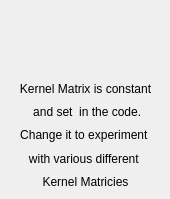
   <widget class="QWidget" name="filter2d_tab">
    <attribute name="title">
     <string>Filter2D</string>
    </attribute>
    <widget class="QWidget" name="layoutWidget">
     <property name="geometry">
      <rect>
       <x>10</x>
       <y>80</y>
       <width>151</width>
       <height>110</height>
      </rect>
     </property>
     <layout class="QVBoxLayout" name="verticalLayout_6">
      <item>
       <widget class="QLabel" name="label_18">
        <property name="text">
         <string>Kernel Matrix is constant</string>
        </property>
        <property name="alignment">
         <set>Qt::AlignCenter</set>
        </property>
       </widget>
      </item>
      <item>
       <widget class="QLabel" name="label_33">
        <property name="text">
         <string> and set  in the code.</string>
        </property>
        <property name="alignment">
         <set>Qt::AlignCenter</set>
        </property>
       </widget>
      </item>
      <item>
       <widget class="QLabel" name="label_19">
        <property name="text">
         <string>Change it to experiment </string>
        </property>
        <property name="alignment">
         <set>Qt::AlignCenter</set>
        </property>
       </widget>
      </item>
      <item>
       <widget class="QLabel" name="label_20">
        <property name="text">
         <string>with various different </string>
        </property>
        <property name="alignment">
         <set>Qt::AlignCenter</set>
        </property>
       </widget>
      </item>
      <item>
       <widget class="QLabel" name="label_35">
        <property name="text">
         <string>Kernel Matricies</string>
        </property>
        <property name="alignment">
         <set>Qt::AlignCenter</set>
        </property>
       </widget>
      </item>
     </layout>
    </widget>
   </widget>
